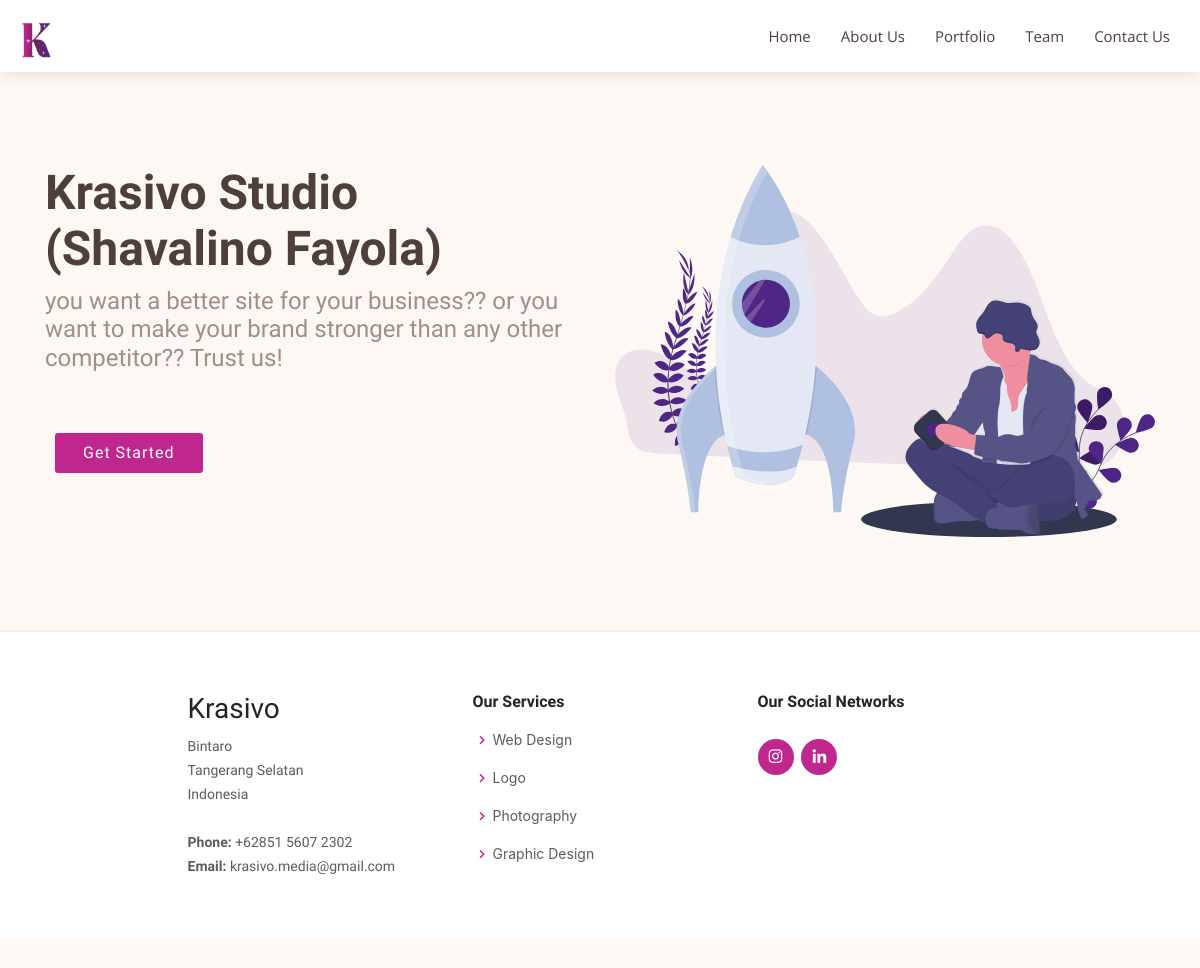
The page / on the database its author committed.
### tables this page shows
CREATE TABLE IF NOT EXISTS `home` (
  `headline` varchar(50) DEFAULT NULL,
  `desc` varchar(200) DEFAULT NULL,
  `img` varchar(59) DEFAULT NULL
);

### index.php (the view, shortened to what this page needs)
<?php
include "conn.php";
?>
<!DOCTYPE html>
<html lang="en">
<?php
include "head.php";
?>
<body>
<?php include 'navbar.php'; ?>
<?php
        $strSQL = "SELECT * FROM home";
        $execStrSQL = mysqli_query($conn, $strSQL);
        $home = mysqli_fetch_assoc($execStrSQL);
        ?>
  <section id="hero" class="d-flex align-items-center">
    <div class="container">
      <div class="row">
        <div class="col-lg-6 pt-5 pt-lg-0 order-2 order-lg-1">
          <h1><?= $home["headline"] ?></h1>
          <h2><?= $home["desc"] ?></h2>
          <a href="contact.php" class="btn-get-started scrollto">Get Started</a>
        </div>
        <div class="col-lg-6 order-1 order-lg-2 hero-img">
          <img src="<?= $home["img"] ?>" class="img-fluid animated" alt="">
        </div>
      </div>
    </div>
  </section>
  <?php
  include "footer.php"
  ?>
</body>
</html>

### assets/css/style.css (style rules this page uses)
a { color: #007bff; }
h1, h2, h3, h4, h5, h6, .font-primary { font-family: "Raleway", sans-serif; }
#hero { width: 100%; height: 70vh; background: #fef8f5; border-bottom: 2px solid #fcebe3; margin: 72px 0 -72px 0; }
#hero h1 { margin: 0 0 10px 0; font-size: 48px; font-weight: 700; line-height: 56px; color: #4e4039; }
#hero h2 { color: #a08f86; margin-bottom: 50px; font-size: 24px; }
#hero .btn-get-started { font-family: "Raleway", sans-serif; font-weight: 500; font-size: 16px; letter-spacing: 1px; display: inline-block; padding: 8px 28px; border-radius: 3px; transition: 0.5s; margin: 10px; color: #fff; background: #bf278e; }
#hero .animated { animation: up-down 2s ease-in-out infinite alternate-reverse both; }
@media (min-width: 1024px) { #hero { background-attachment: fixed; } }
section { padding: 60px 0; }

### rows shown on the page
home: headline "Krasivo Studio (Shavalino Fayola)", desc "you want a better site for your business?? or you want to make your brand stronger than any other competitor?? Trust us!", img (picture)
